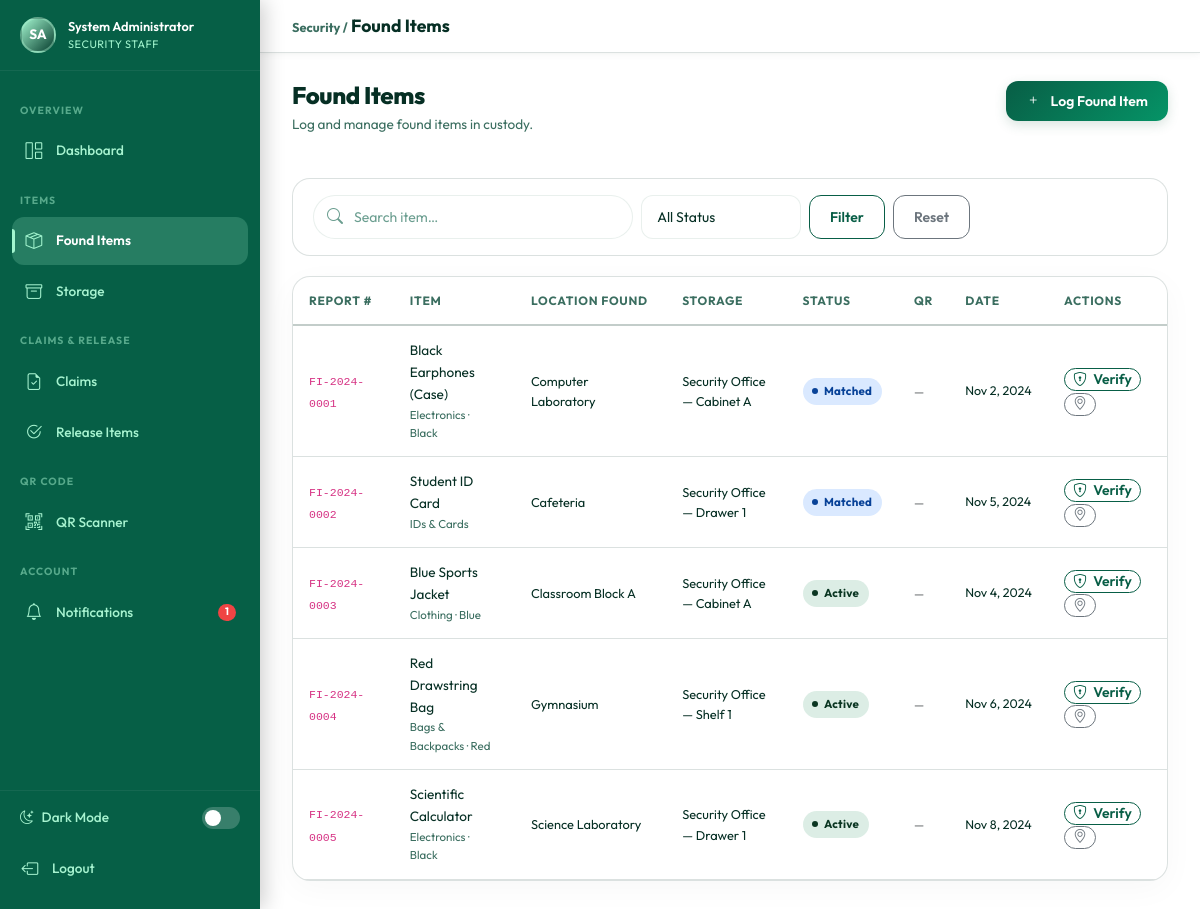
The page /security/found_items.php (signed in) on the database its author committed.
### tables this page shows
CREATE TABLE IF NOT EXISTS `users` (
    `id`              INT UNSIGNED    NOT NULL AUTO_INCREMENT,
    `name`            VARCHAR(100)    NOT NULL,
    `email`           VARCHAR(150)    NOT NULL,
    `password`        VARCHAR(255)    NOT NULL,
    `role`            ENUM('admin','student','security') NOT NULL DEFAULT 'student',
    `student_id`      VARCHAR(50)     NULL DEFAULT NULL,
    `phone`           VARCHAR(20)     NULL DEFAULT NULL,
    `profile_photo`   VARCHAR(255)    NULL DEFAULT NULL,
    `status`          ENUM('active','inactive','suspended') NOT NULL DEFAULT 'active',
    `remember_token`  VARCHAR(100)    NULL DEFAULT NULL,
    `last_login`      DATETIME        NULL DEFAULT NULL,
    `created_at`      DATETIME        NOT NULL DEFAULT CURRENT_TIMESTAMP,
    `updated_at`      DATETIME        NOT NULL DEFAULT CURRENT_TIMESTAMP ON UPDATE CURRENT_TIMESTAMP,
    PRIMARY KEY (`id`),
    UNIQUE KEY `uq_email` (`email`),
    KEY `idx_role`   (`role`),
    KEY `idx_status` (`status`)
);

CREATE TABLE IF NOT EXISTS `found_items` (
    `id`               INT UNSIGNED NOT NULL AUTO_INCREMENT,
    `report_number`    VARCHAR(20)  NOT NULL,
    `user_id`          INT UNSIGNED NOT NULL,
    `category_id`      INT UNSIGNED NOT NULL,
    `location_id`      INT UNSIGNED NOT NULL,
    `item_name`        VARCHAR(150) NOT NULL,
    `brand`            VARCHAR(100) NULL DEFAULT NULL,
    `color`            VARCHAR(50)  NULL DEFAULT NULL,
    `description`      TEXT         NULL DEFAULT NULL,
    `date_found`       DATE         NOT NULL,
    `time_found`       TIME         NULL DEFAULT NULL,
    `storage_location` VARCHAR(200) NULL DEFAULT NULL,
    `qr_code_path`     VARCHAR(255) NULL DEFAULT NULL,
    `status`           ENUM('pending','active','matched','claimed','released') NOT NULL DEFAULT 'pending',
    `security_notes`   TEXT         NULL DEFAULT NULL,
    `created_at`       DATETIME     NOT NULL DEFAULT CURRENT_TIMESTAMP,
    `updated_at`       DATETIME     NOT NULL DEFAULT CURRENT_TIMESTAMP ON UPDATE CURRENT_TIMESTAMP,
    PRIMARY KEY (`id`),
    UNIQUE KEY `uq_report_number` (`report_number`),
    KEY `idx_user_id`    (`user_id`),
    KEY `idx_status`     (`status`),
    KEY `idx_date_found` (`date_found`),
    FULLTEXT KEY `ft_found_search` (`item_name`,`brand`,`color`,`description`),
    CONSTRAINT `fk_found_user`     FOREIGN KEY (`user_id`)     REFERENCES `users`(`id`)      ON DELETE CASCADE,
    CONSTRAINT `fk_found_category` FOREIGN KEY (`category_id`) REFERENCES `categories`(`id`) ON DELETE RESTRICT,
    CONSTRAINT `fk_found_location` FOREIGN KEY (`location_id`) REFERENCES `locations`(`id`)  ON DELETE RESTRICT
);

CREATE TABLE IF NOT EXISTS `categories` (
    `id`          INT UNSIGNED NOT NULL AUTO_INCREMENT,
    `name`        VARCHAR(100) NOT NULL,
    `description` TEXT         NULL DEFAULT NULL,
    `icon`        VARCHAR(50)  NOT NULL DEFAULT 'bi-tag',
    `color`       VARCHAR(20)  NOT NULL DEFAULT '#065F46',
    `status`      ENUM('active','inactive') NOT NULL DEFAULT 'active',
    `created_at`  DATETIME     NOT NULL DEFAULT CURRENT_TIMESTAMP,
    PRIMARY KEY (`id`),
    UNIQUE KEY `uq_name` (`name`),
    KEY `idx_status` (`status`)
);

CREATE TABLE IF NOT EXISTS `locations` (
    `id`          INT UNSIGNED NOT NULL AUTO_INCREMENT,
    `name`        VARCHAR(100) NOT NULL,
    `building`    VARCHAR(100) NULL DEFAULT NULL,
    `floor`       VARCHAR(50)  NULL DEFAULT NULL,
    `description` TEXT         NULL DEFAULT NULL,
    `status`      ENUM('active','inactive') NOT NULL DEFAULT 'active',
    `created_at`  DATETIME     NOT NULL DEFAULT CURRENT_TIMESTAMP,
    PRIMARY KEY (`id`),
    KEY `idx_status` (`status`)
);

### includes/auth.php (called while the page is built, shortened)
<?php
require_once __DIR__ . '/../config/database.php';
function isLoggedIn(): bool
{
    return isset($_SESSION['user_id']) && isset($_SESSION['role']);
}
function currentUser(): array
{
    static $user = null;
    if ($user === null) {
        $user = db()->fetchOne(
            'SELECT id, name, email, role, student_id, phone, profile_photo, status FROM users WHERE id = ? AND status = "active"',
            [$_SESSION['user_id']]
        );
    }
    return $user;
}
if (!function_exists('userInitials')) {
    function userInitials(string $name): string
    {
        $parts = explode(' ', trim($name));
        $initials = '';
        foreach (array_slice($parts, 0, 2) as $part) {
            $initials .= strtoupper($part[0] ?? '');
        }
        return $initials ?: '?';
    }
}
$user = isLoggedIn() ? currentUser() : [];

### config/database.php (called while the page is built, shortened)
<?php
class Database
{
    private static ?Database $instance = null;
    private PDO $connection;
    private function __construct()
    {
        $dsn = sprintf(
            'mysql:host=%s;port=%s;dbname=%s;charset=%s',
            DB_HOST, DB_PORT, DB_NAME, DB_CHARSET
        );
        $options = [
            PDO::ATTR_ERRMODE            => PDO::ERRMODE_EXCEPTION,
            PDO::ATTR_DEFAULT_FETCH_MODE => PDO::FETCH_ASSOC,
            PDO::ATTR_EMULATE_PREPARES   => false,
            PDO::MYSQL_ATTR_INIT_COMMAND => "SET NAMES utf8mb4 COLLATE utf8mb4_unicode_ci",
        ];
        try {
            $this->connection = new PDO($dsn, DB_USER, DB_PASS, $options);
        } catch (PDOException $e) {
            if (APP_DEBUG) {
                die('<div style="background:#f8d7da;color:#721c24;padding:1rem;font-family:monospace;border-radius:4px;">
                    <strong>Database Connection Failed:</strong><br>' . htmlspecialchars($e->getMessage()) . '
                </div>');
            }
            die('A database error occurred. Please try again later.');
        }
    }
    public static function getInstance(): Database
    {
        if (self::$instance === null) {
            self::$instance = new self();
        }
        return self::$instance;
    }
    public function query(string $sql, array $params = []): PDOStatement
    {
        $stmt = $this->connection->prepare($sql);
        $stmt->execute($params);
        return $stmt;
    }
    public function fetchOne(string $sql, array $params = []): array|false
    {
        return $this->query($sql, $params)->fetch();
    }
    public function fetchAll(string $sql, array $params = []): array
    {
        return $this->query($sql, $params)->fetchAll();
    }
}
function db(): Database
{
    return Database::getInstance();
}

### includes/notifications.php (called while the page is built, shortened)
<?php
require_once __DIR__ . '/../config/database.php';
function unreadCount(int $userId): int
{
    $row = db()->fetchOne(
        'SELECT COUNT(*) AS cnt FROM notifications WHERE user_id = ? AND is_read = 0',
        [$userId]
    );
    return (int)($row['cnt'] ?? 0);
}

### security/found_items.php (the view, shortened to what this page needs)
<?php
$activePage = 'found';
require_once __DIR__ . '/../config/database.php';
require_once __DIR__ . '/../includes/auth.php';
require_once __DIR__ . '/../includes/functions.php';
require_once __DIR__ . '/../includes/notifications.php';
$search   = sanitize($_GET['search'] ?? '');
$page     = max(1,(int)($_GET['page'] ?? 1));
$sql    = 'SELECT fi.*, c.name AS cat, l.name AS loc FROM found_items fi LEFT JOIN categories c ON fi.category_id=c.id LEFT JOIN locations l ON fi.location_id=l.id WHERE fi.status != "released"';
$params = [];
$sql .= ' ORDER BY fi.created_at DESC';
$pager = paginate($sql, $params, $page);
include __DIR__ . '/../includes/header.php';
include __DIR__ . '/../includes/sidebar_security.php';
?>
<div class="main-content">
  <div class="topbar">
    <div class="topbar-title"><span class="text-muted-sm">Security /</span> Found Items</div>
  </div>
  <div class="content-area">
    <div class="page-header">
      <div><h1 class="page-title">Found Items</h1><p class="page-subtitle">Log and manage found items in custody.</p></div>
      <a href="?action=new" class="btn btn-primary btn-sm"><i class="bi bi-plus me-1"></i>Log Found Item</a>
    </div>
    <div class="filters-row">
      <form method="GET" class="d-flex gap-2 flex-wrap w-100">
        <div class="search-bar flex-grow-1"><i class="bi bi-search"></i><input type="text" name="search" class="form-control" placeholder="Search item…" value="<?= e($search) ?>"></div>
        <select name="status" class="form-select" style="max-width:160px;">
          <option value="">All Status</option>
        </select>
        <button type="submit" class="btn btn-outline-primary btn-sm">Filter</button>
        <a href="?" class="btn btn-outline-secondary btn-sm">Reset</a>
      </form>
    </div>
    <div class="card">
      <div class="card-body p-0">
        <div class="table-responsive">
          <table class="table table-hover mb-0">
            <thead><tr><th>Report #</th><th>Item</th><th>Location Found</th><th>Storage</th><th>Status</th><th>QR</th><th>Date</th><th>Actions</th></tr></thead>
            <tbody>
              <?php foreach ($pager['rows'] as $fi): ?>
              <tr>
                <td><code style="font-size:.72rem;"><?= e($fi['report_number']) ?></code></td>
                <td>
                  <div class="fw-600" style="font-size:.85rem;"><?= e($fi['item_name']) ?></div>
                  <div style="font-size:.72rem;color:var(--text-muted);"><?= e($fi['cat']) ?> <?= $fi['color']?'· '.$fi['color']:'' ?></div>
                </td>
                <td style="font-size:.8rem;"><?= e($fi['loc']) ?></td>
                <td style="font-size:.8rem;"><?= e($fi['storage_location'] ?? '—') ?></td>
                <td><?= statusBadge($fi['status']) ?></td>
                <td>
                  <?php if ($fi['qr_code_path']): ?>
                  <a href="<?= BASE_URL.'/qr_codes/'.basename($fi['qr_code_path']) ?>" target="_blank"
                     class="btn btn-sm btn-outline-primary py-0 px-2" title="View QR Code">
                    <i class="bi bi-qr-code"></i>
                  </a>
                  <?php else: ?><span class="text-muted" style="font-size:.75rem;">—</span><?php endif; ?>
                </td>
                <td style="font-size:.78rem;white-space:nowrap;"><?= formatDate($fi['date_found']) ?></td>
                <td>
                  <a href="<?= BASE_URL ?>/security/item_verification.php?item_id=<?= $fi['id'] ?>" class="btn btn-sm btn-outline-primary py-0 px-2" title="Private verification reference"><i class="bi bi-shield-lock"></i> Verify</a>
                  <button class="btn btn-sm btn-outline-secondary py-0 px-2"
                          data-bs-toggle="modal" data-bs-target="#storageModal"
                          data-id="<?= $fi['id'] ?>" data-storage="<?= e($fi['storage_location']??'') ?>">
                    <i class="bi bi-geo-alt"></i>
                  </button>
                </td>
              </tr>
              <?php endforeach; ?>
            </tbody>
          </table>
        </div>
      </div>
    </div>
  </div>
</div>
<?php include __DIR__ . '/../includes/footer.php'; ?>

### includes/sidebar_security.php (shortened to what this page needs)
<?php
require_once __DIR__ . '/../includes/auth.php';
require_once __DIR__ . '/../includes/functions.php';
require_once __DIR__ . '/../includes/notifications.php';
$u = currentUser();
$nc = unreadCount($u['id']);
$activePage = $activePage ?? '';
function secNavLink(string $href, string $icon, string $label, string $page, string $active, int $badge = 0): string {
    $cls = $page === $active ? ' active' : '';
    $b   = $badge > 0 ? "<span class='nav-badge'>{$badge}</span>" : '';
    return "<li class='nav-item'>
              <a href='{$href}' class='nav-link-sidebar{$cls}'>
                <i class='bi {$icon}'></i> {$label} {$b}
              </a>
            </li>";
}
$pendingClaims = db()->fetchOne('SELECT COUNT(*) AS c FROM claims WHERE status="pending"')['c'] ?? 0;
?>
<nav class="sidebar" id="sidebar">
  <div class="sidebar-user">
    <div class="sidebar-avatar"><?= userInitials($u['name']) ?></div>
    <div>
      <div class="sidebar-user-name"><?= e($u['name']) ?></div>
      <div class="sidebar-user-role">Security Staff</div>
    </div>
  </div>
  <ul class="sidebar-nav list-unstyled">
    <span class="nav-section-label">Overview</span>
    <?= secNavLink(BASE_URL.'/security/dashboard.php',    'bi-grid-1x2',           'Dashboard',    'dashboard', $activePage) ?>
    <span class="nav-section-label">Items</span>
    <?= secNavLink(BASE_URL.'/security/found_items.php',  'bi-box-seam',           'Found Items',  'found',     $activePage) ?>
    <?= secNavLink(BASE_URL.'/security/storage.php',      'bi-archive',            'Storage',      'storage',   $activePage) ?>
    <span class="nav-section-label">Claims & Release</span>
    <?= secNavLink(BASE_URL.'/security/claims.php',       'bi-file-earmark-check', 'Claims',       'claims',    $activePage, (int)$pendingClaims) ?>
    <?= secNavLink(BASE_URL.'/security/release.php',      'bi-check2-circle',      'Release Items','release',   $activePage) ?>
    <span class="nav-section-label">QR Code</span>
    <?= secNavLink(BASE_URL.'/security/qr_scanner.php',   'bi-qr-code-scan',       'QR Scanner',   'qr',        $activePage) ?>
    <span class="nav-section-label">Account</span>
    <?= secNavLink(BASE_URL.'/student/notifications.php',  'bi-bell',              'Notifications','notifications',$activePage,$nc) ?>
  </ul>
  <div class="sidebar-footer">
    <div class="d-flex align-items-center justify-content-between px-2 mb-3">
      <span style="font-size: 0.85rem; color: var(--sidebar-text); font-weight: 500;">
        <i class="bi bi-moon-stars me-2"></i>Dark Mode
      </span>
      <button class="dark-toggle <?= $isDark ? 'active' : '' ?>" id="darkToggle" aria-label="Toggle dark mode"></button>
    </div>
    <a href="<?= BASE_URL ?>/logout.php" class="nav-link-sidebar px-2">
      <i class="bi bi-box-arrow-left"></i> Logout
    </a>
  </div>
</nav>

### includes/functions.php (shortened to what this page needs)
<?php
require_once __DIR__ . '/../config/database.php';
function e(mixed $val): string
{
    return htmlspecialchars((string)($val ?? ''), ENT_QUOTES | ENT_HTML5, 'UTF-8');
}
function sanitize(string $input): string
{
    return trim(strip_tags($input));
}
function paginate(string $sql, array $params, int $page, int $perPage = ITEMS_PER_PAGE): array
{
    $countSql = preg_replace('/SELECT\s.+?\sFROM/is', 'SELECT COUNT(*) AS total FROM', $sql);
    $countSql = preg_replace('/ORDER BY.+$/is', '', $countSql);
    $total    = (int)(db()->fetchOne($countSql, $params)['total'] ?? 0);
    $pages    = max(1, (int)ceil($total / $perPage));
    $page     = max(1, min($page, $pages));
    $offset   = ($page - 1) * $perPage;
    $rows = db()->fetchAll($sql . " LIMIT {$perPage} OFFSET {$offset}", $params);
    return [
        'rows'       => $rows,
        'total'      => $total,
        'page'       => $page,
        'pages'      => $pages,
        'per_page'   => $perPage,
        'from'       => $total === 0 ? 0 : $offset + 1,
        'to'         => min($offset + $perPage, $total),
    ];
}
function statusBadge(string $status): string
{
    $labels = [
        'pending'   => 'Pending',
        'active'    => 'Active',
        'matched'   => 'Matched',
        'claimed'   => 'Claimed',
        'closed'    => 'Closed',
        'approved'  => 'Approved',
        'rejected'  => 'Rejected',
        'released'  => 'Released',
        'confirmed' => 'Confirmed',
        'inactive'  => 'Inactive',
        'suspended' => 'Suspended',
    ];
    $label = $labels[$status] ?? ucfirst($status);
    return "<span class='badge-status badge-{$status}'>" . e($label) . "</span>";
}
function formatDate(string $date, string $format = 'M j, Y'): string
{
    return date($format, strtotime($date));
}

### rows shown on the page
users: name "SA", name "System Administrator"
found_items: report_number "FI-2024-0001", item_name "Black Earphones (Case)", category.name "Electronics", color "Black", location.name "Computer Laboratory", storage_location "Security Office — Cabinet A", status "Matched", date_found "Nov 2, 2024"
found_items: report_number "FI-2024-0002", item_name "Student ID Card", category.name "IDs & Cards", location.name "Cafeteria", storage_location "Security Office — Drawer 1", status "Matched", date_found "Nov 5, 2024"
found_items: report_number "FI-2024-0003", item_name "Blue Sports Jacket", category.name "Clothing", color "Blue", location.name "Classroom Block A", storage_location "Security Office — Cabinet A", status "Active", date_found "Nov 4, 2024"
found_items: report_number "FI-2024-0004", item_name "Red Drawstring Bag", category.name "Bags & Backpacks", color "Red", location.name "Gymnasium", storage_location "Security Office — Shelf 1", status "Active", date_found "Nov 6, 2024"
found_items: report_number "FI-2024-0005", item_name "Scientific Calculator", category.name "Electronics", color "Black", location.name "Science Laboratory", storage_location "Security Office — Drawer 1", status "Active", date_found "Nov 8, 2024"

### other values the page prints
$label "Dashboard Found Items Storage Claims Release Items QR Scanner Notifications"
$badge "1"
